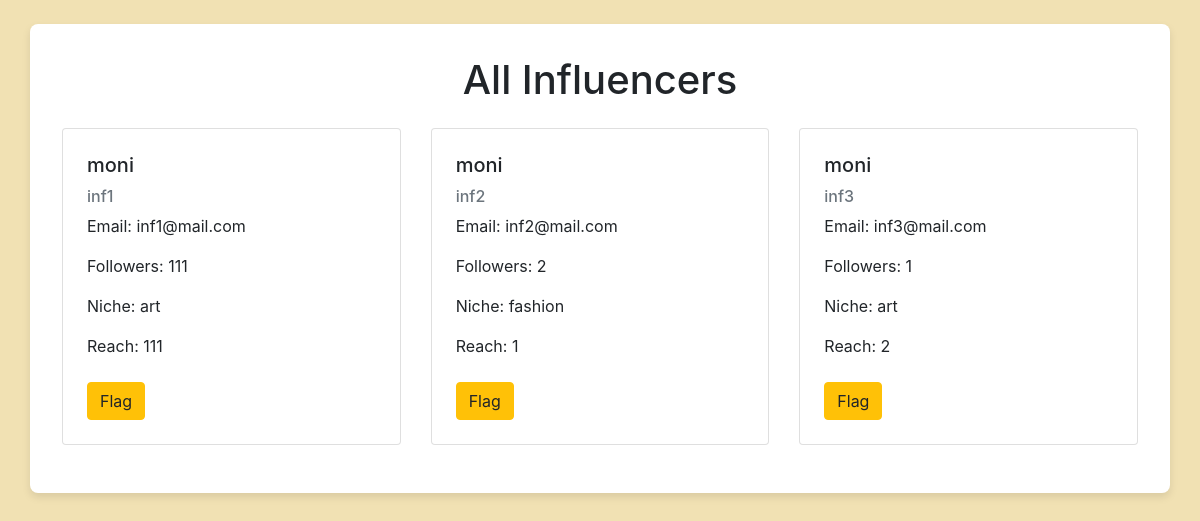
The page /admin/browse/influencers (signed in) on the database as committed earlier.
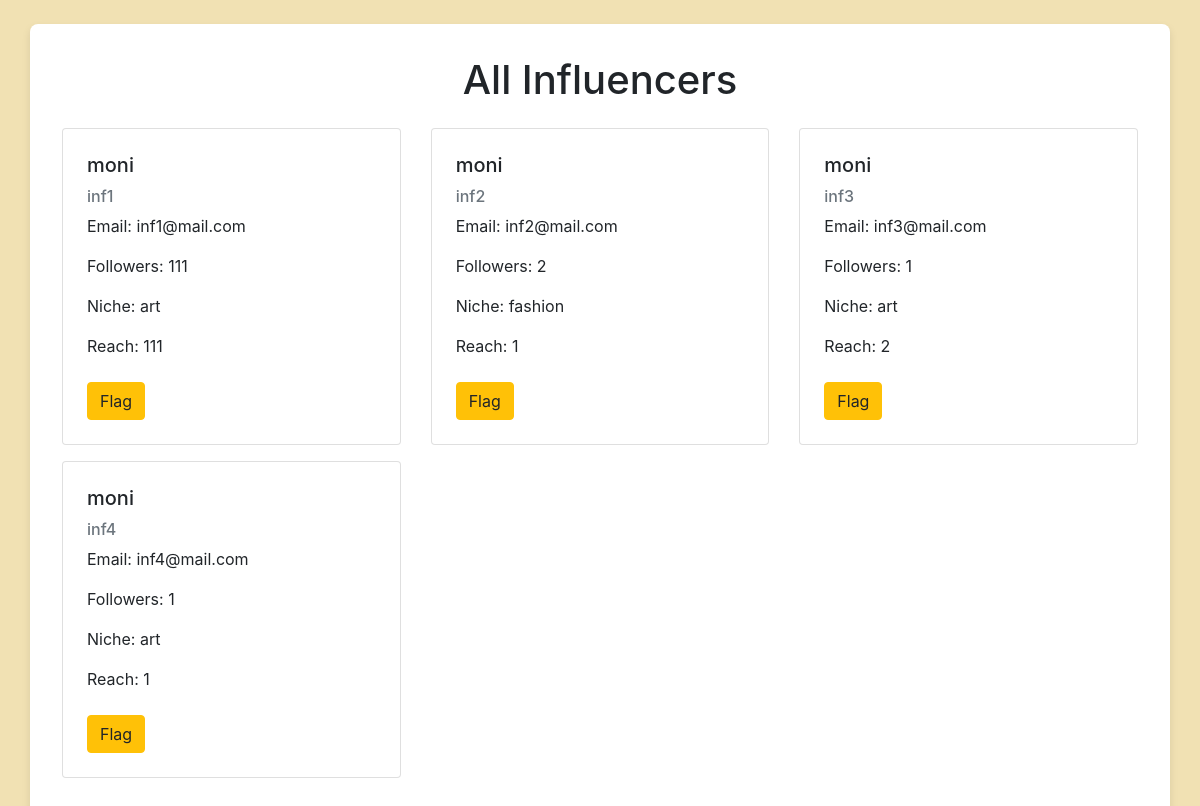
The same page on the database as committed later.
### models.py (models this page shows)
class Influencer(db.Model):
    id = db.Column(db.Integer, primary_key=True)
    username = db.Column(db.String(100), unique=True, nullable=False)
    name = db.Column(db.String(100), nullable=False)
    password = db.Column(db.String(100), nullable=False)
    email = db.Column(db.String(100), unique=True, nullable=False)
    followers = db.Column(db.Integer, nullable=False)
    niche = db.Column(db.String(100), nullable=False)
    reach = db.Column(db.Integer, nullable=False)
    flagged = db.Column(db.Boolean, default=False)
    ad_requests = db.relationship('AdRequest', backref='influencer', lazy=True)

### app.py (the view)
@app.route('/admin/browse/influencers')
def browse_influencers():
    if 'user' not in session or session['user'] != 'admin':
        abort(403)
    influencers = Influencer.query.all()
    return render_template('browse_influencers.html', influencers=influencers)

### templates/browse_influencers.html (shortened to what this page needs)
<!DOCTYPE html>
<html lang="en">
<head>
    <link rel="stylesheet" href="https://stackpath.bootstrapcdn.com/bootstrap/4.5.2/css/bootstrap.min.css">
</head>
<body>
    <div class="container mt-4">
        <h1 class="mb-4 text-center">All Influencers</h1>
        <div class="row">
            {% for influencer in influencers %}
                <div class="col-md-4">
                    <div class="card">
                        <div class="card-body">
                            <h5 class="card-title">{{ influencer.name }}</h5>
                            <h6 class="card-subtitle mb-2 text-muted">{{ influencer.username }}</h6>
                            <p class="card-text">Email: {{ influencer.email }}</p>
                            <p class="card-text">Followers: {{ influencer.followers }}</p>
                            <p class="card-text">Niche: {{ influencer.niche }}</p>
                            <p class="card-text">Reach: {{ influencer.reach }}</p>
                            <div class="mt-2">
                                {% if not influencer.flagged %}
                                    <form action="{{ url_for('flag_influencer', influencer_id=influencer.id) }}" method="post">
                                        <button type="submit" class="btn btn-warning">Flag</button>
                                    </form>
                                {% else %}
                                    <form action="{{ url_for('unflag_influencer', influencer_id=influencer.id) }}" method="post">
                                        <button type="submit" class="btn btn-success">Unflag</button>
                                    </form>
                                {% endif %}
                            </div>
                        </div>
                    </div>
                </div>
            {% else %}
                <div class="col-12">
                    <div class="alert alert-info">No influencers found.</div>
                </div>
            {% endfor %}
        </div>
    </div>
</body>
</html>

Rows that differ between the two databases and show on the page:
added Influencer: name "moni", username "inf4", email "inf4@mail.com", followers "1", niche "art", reach "1"
